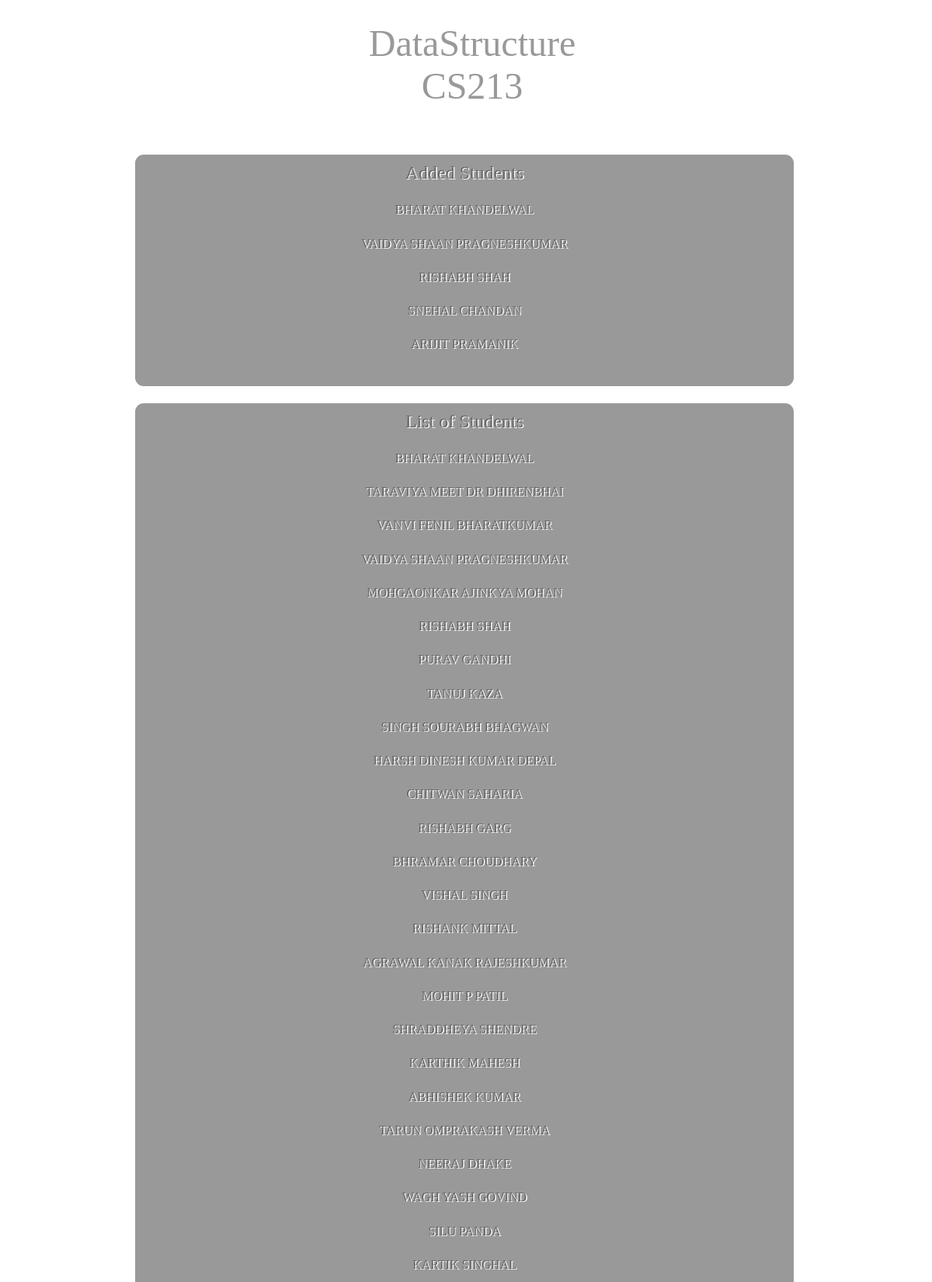
The app's page /feeder/addstudents/DataStructure/CS213/ (signed in, upper part) with its own data.
### feederpart1/models.py (models this page shows, shortened)
class Course(models.Model):
	name=models.CharField(max_length=50)
	code=models.CharField(max_length=10)
	students=models.ManyToManyField(Student, blank=True)
	feedbackforms=models.ManyToManyField(Feedbackform,blank=True)
	assignments=models.ManyToManyField(Assignment,blank=True)

class Student(models.Model):
	username=models.CharField(max_length=50)
	password=models.CharField(max_length=20)
	rollno=models.CharField(max_length=20, unique= True,default=True)

### feederpart1/views.py (the view)
# urls.py: url(r'^addstudents/(\w+)/(\w+)/', addstudents, name='addstudents'),
def addstudents(request, coursename, coursecode):
	if request.user.is_authenticated:
		return render(request, "addstudents.html", {"addedstudents":Course.objects.get(name=coursename,code=coursecode).students.all(),
													"students":Student.objects.all(),
													"coursename":coursename,
													"coursecode":coursecode,
													"user":request.user})
	else:
		return render(request, 'blankMessage.html',{"message":'forbidden.'})

### templates/addstudents.html (shortened to what this page needs)
<!DOCTYPE html>
<html >
  <head>
  </head>
  <body>
    <div class="myhead"><font size="8" ><center>{{coursename}} {{coursecode}}</center></font> </div>
      <form role="form" action="" method="post">{% csrf_token %}
        <div class="form" style="align:right;">
          <div class="forceColor"></div>
          <div class="topbar">
            <div class="myhead1"><font size="5">Added Students</font></div>
            {% for student in addedstudents %}
            <pre> </pre>
            <div class="myhead1"><font size="3">{{student.username}}</font></div>
        {% endfor %}
      </div>
        <pre>
      </pre>
    </div>
  </form>
  <form role="form" action="{% url 'register' %}" method="post">{% csrf_token %}
    <div class="form" style="align:right;">
      <div class="forceColor"></div>
      <div class="topbar">
        <div class="myhead1"><font size="5" >List of  Students</font></div>
        {% for student in students %}
        <pre> </pre>
        <a href="{% url 'addstudent' coursename coursecode student.rollno %}" style="text-decoration:none;">
          <div class="myhead1"><font size="3">{{student.username}}</font></div>
        </a>
    {% endfor %}
  </div>
</div>
</form>
</body>
</html>

### templates/addstudents.html (style rules this page uses)
body { font-family: 'Roboto', sans-serif; font-size: 62.5%; width: 100%; height: 100%; position: absolute; font-family: Raleway; background: url(https://newevolutiondesigns.com/images/freebies/winter-wallpaper-3.jpg) no-repeat fixed; background-size: cover; background-position: 50%; -webkit-font-smoothing: antialiased; font-smoothing: antialiased; }
* { -moz-box-sizing: border-box; -webkit-box-sizing: border-box; box-sizing: border-box; }
.form { margin: 20px 50px; position: relative; top: 15%; left: 45%; -moz-transform: translate3d(-50%, 0, 0); -ms-transform: translate3d(-50%, 0, 0); -webkit-transform: translate3d(-50%, 0, 0); transform: translate3d(-50%, 0, 0); width: 850px; padding: 10px; overflow: hidden; background-color: black; border: 1px solid rgba(255, 255, 255, 0.5); background: inherit; -moz-border-radius: 12px; -webkit-border-radius: 12px; border-radius: 12px; }
.form .forceColor { width: 100%; height: 100%; position: absolute; left: 0; top: 0; background-color: rgba(0, 0, 0, 0.4); }
.form:before { content: ""; width: 110%; height: 110%; position: absolute; background: inherit; left: -5%; right: 0; bottom: 0; top: -5%; -webkit-filter: blur(3px); filter: blur(3px); }
.myhead { color:rgba(0,0,0,.4) ; padding: 20px 440px 40px; text-shadow: 1.4px 1.4px rgba(256,256,256,.94); position: relative; text-align: center; }
.myhead1 { color:rgba(0,0,0,.4) ; text-shadow: 1.4px 1.4px rgba(256,256,256,.94); position: relative; text-align: center; }

### records on screen
Course: name "DataStructure", code "CS213"
Student: username "BHARAT KHANDELWAL"
Student: username "VAIDYA SHAAN PRAGNESHKUMAR"
Student: username "RISHABH SHAH"
Student: username "SNEHAL CHANDAN"
Student: username "ARIJIT PRAMANIK"
Student: username "TARAVIYA MEET DR DHIRENBHAI"
Student: username "VANVI FENIL BHARATKUMAR"
Student: username "MOHGAONKAR AJINKYA MOHAN"
Student: username "PURAV GANDHI"
Student: username "TANUJ KAZA"
Student: username "SINGH SOURABH BHAGWAN"
Student: username "HARSH DINESH KUMAR DEPAL"
Student: username "CHITWAN SAHARIA"
Student: username "RISHABH GARG"
Student: username "BHRAMAR CHOUDHARY"
Student: username "VISHAL SINGH"
Student: username "RISHANK MITTAL"
Student: username "AGRAWAL KANAK RAJESHKUMAR"
Student: username "MOHIT P PATIL"
Student: username "SHRADDHEYA SHENDRE"
Student: username "KARTHIK MAHESH"
Student: username "ABHISHEK KUMAR"
Student: username "TARUN OMPRAKASH VERMA"
Student: username "NEERAJ DHAKE"
Student: username "WAGH YASH GOVIND"
Student: username "SILU PANDA"
Student: username "KARTIK SINGHAL"
